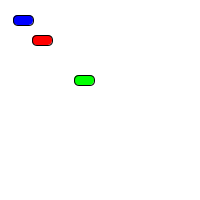
Frame 1 (no input)
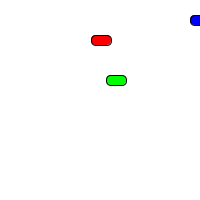
Frame 60 (the mouse pressed at the canvas centre just before this capture)
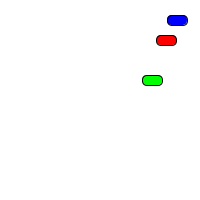
Frame 120 (the mouse held since frame 60 and released just before this capture)

The Processing sketch that drew these frames (run headless with seeded random() and noise(); from frame 60 on, the mouse is pressed at the canvas centre):

// Processing sketch: sketch_21_objects6
// ── sketch_21_objects6.pde
Car myCar1;
Car myCar2;
Car myCar3;

void setup() {
  size(200,200);
  myCar1 = new Car(40,40, 2, color(255,0,0)); 
  myCar2 = new Car(80, 80, 4, color(0,255,0));
  myCar3 = new Car(20, 20, 3, color(0,0,255));
}

void draw() {
  background(255);
  myCar1.drive();
  myCar1.display();
   myCar2.drive();
  myCar2.display();
   myCar3.drive();
  myCar3.display();
  
  // map the mouse position to a speed between 1 and 8...
  float speedsetting = map(mouseX, 0, width, 1, 8);
  myCar1.xspeed = speedsetting;    // properties can be set externally
}






// ── Car.pde

class Car {         // define class name
  
  float xpos;
  float ypos;
  float xspeed;
  color c;         


  // The Constructor is defined with arguments.
  // constructor is called when the object is created
  Car(int tempx, int tempy, int tempspeed, color tempC) { 
   
   println("a car has been created");
   
   xpos = tempx;    // put passed values into class variables
   ypos = tempy;
   xspeed = tempspeed;
   c = tempC;
  }

  void display() {
    stroke(0);
    fill(c);
    rectMode(CENTER);
    rect(xpos,ypos,20,10,5);    // draws a rectangle
  }

  void drive() {              // moves box forward
    xpos = xpos + xspeed;
    if (xpos > width) {
      xpos = 0;
    }
  }
}
